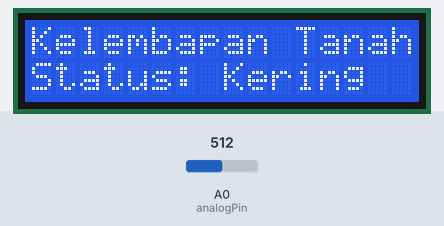
Bench run of a sketch on a simulated ESP8266 (NodeMCU). Shown: 16×2 character LCD. The test bench sets the inputs (shaded band); at power-on: A0 (analogPin) = 512. What the sketch prints to the serial monitor is not drawn.

Above: at 2.7 s.
2.8 s: A0 (analogPin) set to 482
At 4.2 s:
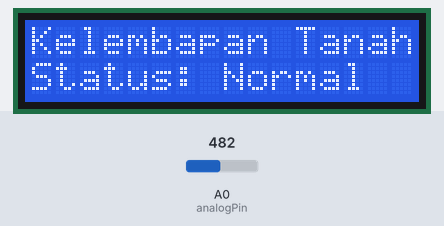
5.3 s: A0 (analogPin) set to 415
7.3 s: A0 (analogPin) set to 389
At 9.6 s:
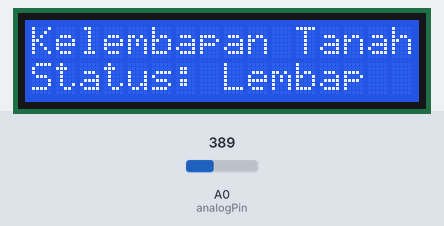
9.9 s: A0 (analogPin) set to 4
12.9 s: A0 (analogPin) set to 1
At 14.6 s:
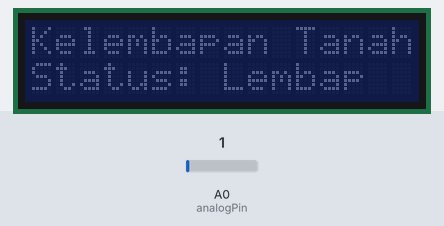
15.4 s: A0 (analogPin) set to 410
At 16.8 s:
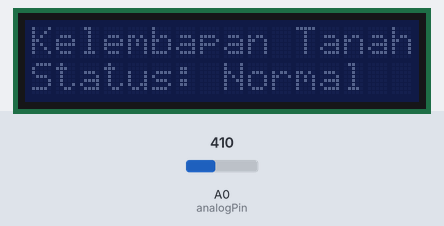
Timing chart, 0 to 18.4 s (numbered marks = the images above; inputs shaded):
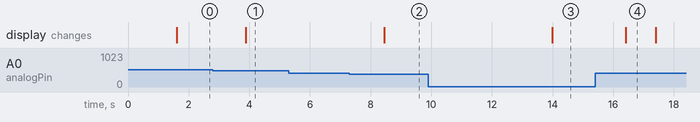

Measured:
- the behaviour switches between 501 and 500 on A0 (analogPin) (found by bisection; images 0 and 1)
- the behaviour switches between 401 and 400 on A0 (analogPin) (found by bisection; images 1 and 2)
- the behaviour switches between 3 and 2 on A0 (analogPin) (found by bisection; images 2 and 3)
- after the input at 2.8 s, the display: changes after 1.1 s (image 1)
- after the input at 5.3 s, every drawn part: stays the same
- after the input at 7.3 s, the display: changes after 1.1 s (image 2)
- after the input at 9.9 s, every drawn part: stays the same
- after the input at 12.9 s, the display: changes after 1.1 s (image 3)
- after the input at 15.4 s, the display: changes after 1.0 s (image 4)

The sketch:

fix_fix.ino
```cpp
 #include <Wire.h>
#include <LiquidCrystal_I2C.h>
#include <CTBot.h>


CTBot myBot;

 String ssid = "Masukan Nama Wifi";
 String pass = "Masukan Pass";
 String token = "6249397233:AAGiLt0zqTK4iOhtv-4_Hd46o5i8swxDwr8";
 const int id = 6132143257;

const int analogPin = A0; // Pin analog untuk sensor kelembapan tanah

LiquidCrystal_I2C lcd(0x27, 16, 2); // Alamat LCD I2C dan ukuran karakter (disesuaikan dengan LCD yang Anda gunakan)

int brightness = 0; // Nilai kecerahan layar LCD (0 hingga 255)

void setup() {

  Serial.begin(115200);
  Serial.println("Memulai Telegram Bot");
  Serial.println("Memulai...");
  Wire.begin();

  lcd.begin(16, 2);  // Menginisialisasi LCD
  lcd.clear();  // Membersihkan tampilan LCD


  myBot.wifiConnect(ssid, pass);
  myBot.setTelegramToken(token);

  if (myBot.testConnection())  {
     Serial.println("\nKoneksi Ke Telegram BOT Berhasil!");
  }  else {
     Serial.println("\nTidak Terkoneksi Ke Telegram BOT");
 }
}

void loop() {
  int kelembapan = analogRead(analogPin); // Membaca nilai analog dari sensor
  String statusKelembapan;

  Serial.print("Kelembapan Tanah: ");
  Serial.println(kelembapan);

  lcd.setCursor(0, 0);
  lcd.print("Kelembapan Tanah:");
  lcd.setCursor(0, 1);
  lcd.print(kelembapan);

  if (kelembapan > 500) {
    lcd.setCursor(0, 1);
    lcd.print("Status: Kering     ");
    statusKelembapan = "Tanah Kering";
  } else if (kelembapan <= 500 && kelembapan > 400) {
    lcd.setCursor(0, 1);
    lcd.print("Status: Normal     ");
    statusKelembapan = "Tanah Normal";
  } else {
    lcd.setCursor(0, 1);
    lcd.print("Status: Lembap     ");
    statusKelembapan = "Tanah Lembap";
  }

 delay(1000); // Jeda 1 detik sebelum membaca lagi

  // Mengatur kecerahan layar LCD berdasarkan nilai kelembapan
  brightness = map(kelembapan, 0, 1023, 0, 255);
  lcd.setBacklight(brightness);

TBMessage msg;

 if (myBot.getNewMessage(msg)) {
    if (msg.text.equalsIgnoreCase("status")){
          myBot.sendMessage(msg.sender.id, "Status saat ini : " + statusKelembapan);
          Serial.println("pesan terkirim");

  } else {
          myBot.sendMessage(msg.sender.id, "ERROR : Perintah Tidak Dikenali");
          Serial.println("\nUser mengirim perintah yang tidak dikenal\n");
        }
 }


}
```
